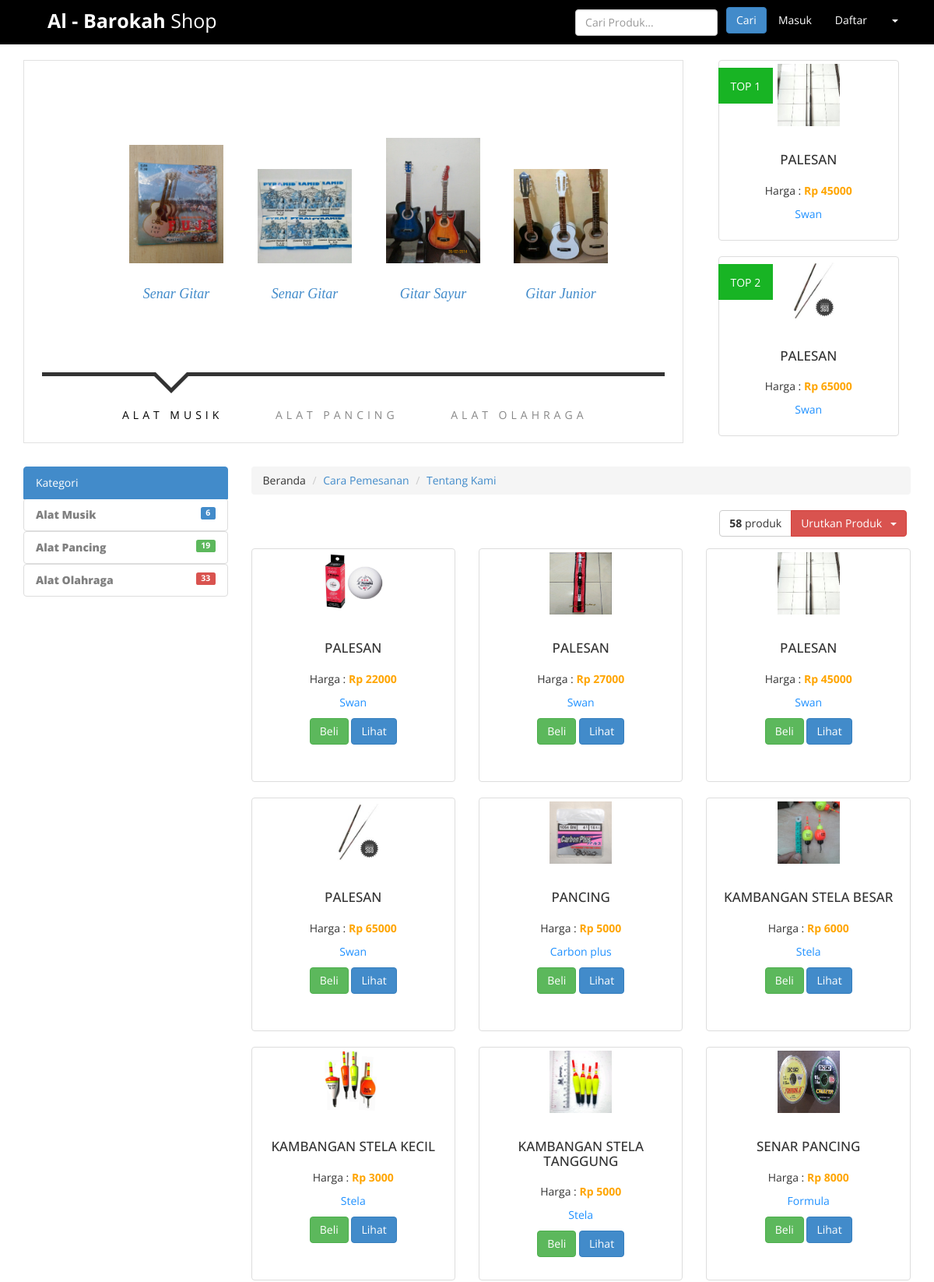
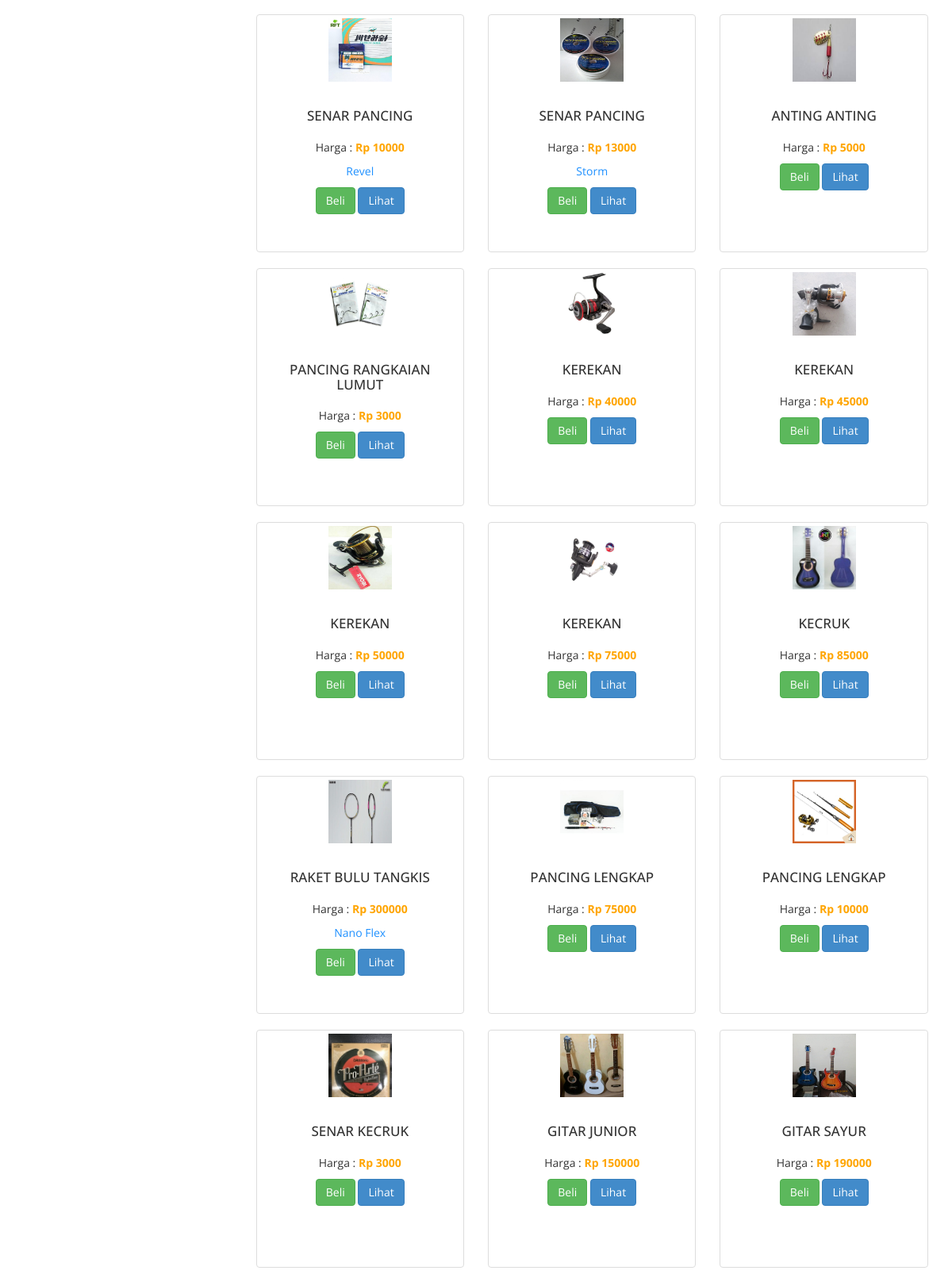
The page / (upper part) on the database its author committed (2 pictures, top to bottom).
### tables this page shows
CREATE TABLE `produk` (
  `id_produk` int(11) NOT NULL,
  `nama_produk` varchar(50) NOT NULL,
  `merek` varchar(30) NOT NULL,
  `ukuran` varchar(10) NOT NULL,
  `harga_produk` int(7) NOT NULL,
  `berat` int(11) NOT NULL,
  `stok_produk` int(5) NOT NULL,
  `kategori` varchar(15) NOT NULL,
  `foto` varchar(100) NOT NULL,
  `terjual` int(11) NOT NULL
);

### application/controllers/Beranda.php (called while the page is built, shortened)
<?php
class Beranda extends CI_Controller {
	public function __construct(){
		$this->load->helper(array('url'));
		$this->load->model('Model_Produk');
		$this->load->model('Model_pelanggan');
	}
	public function index()
	{
			$data = array(
				'data1'=>$this->Model_Produk->get_header_produk_terbaru_alat_musik(),
				'data2'=>$this->Model_Produk->get_header_produk_terbaru_alat_pancing(),
				'data3'=>$this->Model_Produk->get_header_produk_terbaru_alat_olahraga(),
				'data4'=>$this->Model_Produk->get_produk_header_populer());
			$this->load->view('header',$data);
			$data = array(
				'data1'=>$this->Model_Produk->get_jumlah_produk_alat_musik(),
				'data2'=>$this->Model_Produk->get_jumlah_produk_alat_pancing(),
				'data3'=>$this->Model_Produk->get_jumlah_produk_alat_olahraga());
			$this->load->view('sidebar_kiri',$data);
			$data = array(
				'data1'=>$this->Model_Produk->get_jumlah_produk(),
				'data2'=>$this->Model_Produk->get_produk());
			$this->load->view('beranda',$data);
			$this->load->view('footer');
	}
}

### index.php (called while the page is built, shortened)
<?php
require_once BASEPATH.'core/CodeIgniter.php';

### application/models/Model_Produk.php (called while the page is built, shortened)
<?php
class Model_Produk extends CI_Model {
	function get_produk(){
		$query = $this->db->query("SELECT * FROM produk");
		return $query->result();
	}
	function get_jumlah_produk(){
		$query = $this->db->query("SELECT COUNT(*) as total FROM produk");
		return $query->result();
	}
	function get_produk_header_populer(){
		$query = $this->db->query("SELECT * FROM produk ORDER BY terjual DESC LIMIT 1,2");
		return $query->result();
	}
	function get_header_produk_terbaru_alat_musik(){
		$query = $this->db->query("SELECT * FROM produk WHERE kategori='Alat Musik' ORDER BY id_produk DESC LIMIT 0,4");
		return $query->result();
	}
}

### application/views/beranda.php (the view, shortened to what this page needs)
        <div class="col-md-9">
            <div>
                <ol class="breadcrumb">
                    <li>Beranda</li>
                    <li><a href="<?= base_url('beranda/cara_pemesanan');?>">Cara Pemesanan</a></li>
                    <li><a href="<?= base_url('beranda/tentang_kami');?>">Tentang Kami</a></li>
                </ol>
            </div>
            <div class="row">
                <div class="btn-group alg-right-pad">
                    <?php
                    foreach ($data1 as $row):
                    ?>
                    <button type="button" class="btn btn-default"><strong><?= $row->total;?>  </strong>produk</button>
                    <?php
                    endforeach;?>
                    <div class="btn-group">
                        <button type="button" class="btn btn-danger dropdown-toggle" data-toggle="dropdown">
                            Urutkan Produk &nbsp;
  <span class="caret"></span>
                        </button>
                    </div>
                </div>
            </div>
            <div class="row">
                <?php
                foreach ($data2 as $row):
                ?>
                <div class="col-md-4 text-center col-sm-6 col-xs-6">
                    <div class="thumbnail product-box" style="height: 300px;">
                        <img src="<?= base_url('assets/');?>img/images_produk/<?= $row->foto;?>" alt="" style="height:80px; width:80px;"/>
                        <div class="caption">
                            <h3><?= $row->nama_produk;?></h3>
                            <p>Harga : <strong><font color="orange">Rp <?= $row->harga_produk;?></font></strong>  </p>
                            <p><font color="DodgerBlue"><?= $row->merek;?></font></p>
                            <p><a href="<?= base_url('auth');?>" class="btn btn-success" role="button">Beli</a> <a href="<?= base_url('beranda/detail_produk/'.$row->id_produk);?>" class="btn btn-primary" role="button">Lihat</a></p>
                        </div>
                    </div>
                </div>
                <?php $no++;
                endforeach;?>
            </div>
        </div>
    </div>
</div>

### application/views/header.php (shortened to what this page needs)
<!DOCTYPE html>
<html lang="en">
<head>
    <link href="<?= base_url('assets/');?>css/bootstrap.css" rel="stylesheet">
    <link href="<?= base_url('assets/');?>css/font-awesome.min.css" rel="stylesheet" />
    <link href="<?= base_url('assets/');?>ItemSlider/css/main-style.css" rel="stylesheet" />
    <link href="<?= base_url('assets/');?>css/style.css" rel="stylesheet" />
</head>
<body>
    <nav class="navbar navbar-default" role="navigation">
        <div class="container-fluid">
            <div class="navbar-header">
                <a class="navbar-brand" href="<?= base_url('beranda');?>"><strong>Al - Barokah</strong> Shop</a>
            </div>
            <div class="collapse navbar-collapse" id="bs-example-navbar-collapse-1">
                <ul class="nav navbar-nav navbar-right">
                    <li><a href="<?= base_url('auth');?>">Masuk</a></li>
                    <li><a href="<?= base_url('auth/daftar');?>">Daftar</a></li>
                    <li class="dropdown">
                        <a href="#" class="dropdown-toggle" data-toggle="dropdown"> <b class="caret"></b></a>
                    </li>
                </ul>
                <form class="navbar-form navbar-right" role="sea
                <form class="navbar-form navbar-right" role="search" method="post" action="<?= base_url('beranda/pencarian_beranda');?>">
                    <div class="form-group">
                        <input type="text" placeholder="Cari Produk..." class="form-control" name="pencarian" value="">
                    </div>
                    <button type="submit" class="btn btn-primary">Cari</button>
                </form>
            </div>
        </div>
    </nav>
    <div class="container">
        <div class="row">
            <div class="col-md-9">
                <div class="main box-border">
                    <div id="mi-slider" class="mi-slider">
                        <ul>
                            <?php
                            foreach ($data1 as $row):
                            ?>
                            <li><a href="<?= base_url('beranda/detail_produk/'.$row->id_produk);?>">
                                <img src="<?= base_url('assets/');?>img/images_produk/<?= $row->foto;?>" alt="Alat_Musik"><h4><?= $row->nama_produk;?></h4>
                            </a></li>
                            <?php $no++;
                            endforeach;?>
                        </ul>
                        <ul>
                        </ul>
                        <ul>
                        </ul>
                        <nav>
                            <a href="#">Alat Musik</a>
                            <a href="#">Alat Pancing</a>
                            <a href="#">Alat Olahraga</a>
                        </nav>
                    </div>
                </div>
                <br />
            </div>
            <div class="col-md-3 text-center">
                <?php
                $no=1;
                foreach ($data4 as $row):
                ?>
                <div class=" col-md-12 col-sm-6 col-xs-6" >
                    <div class="offer-text">
                        <div class="anic">TOP <?php echo $no;?></div>
                    </div>
                    <a href="<?= base_url('beranda/detail_produk/'.$row->id_produk);?>">
                    <div class="thumbnail product-box">
                        <img src="<?= base_url('assets/');?>img/images_produk/<?= $row->foto;?>" alt="" style="height:80px; width:80px;"/>
                        <div class="caption">
                            <h3><?= $row->nama_produk;?></h3>
                            <p>Harga : <strong><font color="orange">Rp <?= $row->harga_produk;?></font></strong></p>
                            <p><font color="DodgerBlue"><?= $row->merek;?></font></p>
                        </div>
                    </div>
                </a>
                </div>
                <?php $no++;
                endforeach;?>
            </div>
        </div>

### assets/ItemSlider/css/main-style.css (style rules this page uses)
.mi-slider { position: relative; margin-top: 30px; height: 490px; }
.mi-slider ul { list-style-type: none; position: absolute; width: 100%; left: 0; bottom: 140px; overflow: hidden; text-align: center; pointer-events: none; }
.mi-slider ul.mi-current { pointer-events: auto; }
.mi-slider ul li { display: inline-block; padding: 20px; width: 20%; max-width: 300px; -webkit-transform: translateX(600%); transform: translateX(600%); -webkit-transition: opacity 0.2s linear; transition: opacity 0.2s linear; }
.mi-slider ul li a, .mi-slider ul li img { display: block; margin: 0 auto; }
.mi-slider ul li a { outline: none; cursor: pointer; }
.mi-slider ul li img { max-width: 100%; border: none; }
.mi-slider ul li h4 { display: inline-block; font-family: Baskerville, "Baskerville Old Face", "Hoefler Text", Garamond, "Times New Roman", serif; font-style: italic; font-weight: 400; font-size: 18px; padding: 20px 10px 0; }
.mi-slider nav { position: relative; top: 400px; text-align: center; max-width: 800px; margin: 0 auto; border-top: 5px solid #333; }
.mi-slider nav a { display: inline-block; text-transform: uppercase; letter-spacing: 5px; padding: 40px 30px 30px 34px; position: relative; color: #888; outline: none; -webkit-transition: color 0.2s linear; transition: color 0.2s linear; }
.mi-slider nav a:hover, .mi-slider nav a.mi-selected { color: #000; }
.mi-slider nav a.mi-selected:after, .mi-slider nav a.mi-selected:before { content: ''; position: absolute; top: -5px; border: solid transparent; height: 0; width: 0; position: absolute; pointer-events: none; }
.mi-slider nav a.mi-selected:after { border-color: transparent; border-top-color: #fff; border-width: 20px; left: 50%; margin-left: -20px; }
.mi-slider nav a.mi-selected:before { border-color: transparent; border-top-color: #333; border-width: 27px; left: 50%; margin-left: -27px; }
.mi-slider ul:first-child li, .no-js .mi-slider ul li { -webkit-animation: scaleUp 350ms ease-in-out both; animation: scaleUp 350ms ease-in-out both; }
.mi-slider ul:first-child li:first-child { -webkit-animation-delay: 90ms; animation-delay: 90ms; }
.mi-slider ul:first-child li:nth-child(2) { -webkit-animation-delay: 180ms; animation-delay: 180ms; }
.mi-slider ul:first-child li:nth-child(3) { -webkit-animation-delay: 270ms; animation-delay: 270ms; }
.mi-slider ul:first-child li:nth-child(4) { -webkit-animation-delay: 360ms; animation-delay: 360ms; }
.mi-slider { -webkit-touch-callout: none; -webkit-user-select: none; -khtml-user-select: none; -moz-user-select: none; -ms-user-select: none; user-select: none; }

### assets/css/style.css (style rules this page uses)
.text-center { text-align:center; }
h1, h2, h3, h4, h5, h6 { font-family:'Open Sans', sans-serif; }
.alg-right-pad { float:right; padding-right:20px; }
.navbar-brand { font-size: 25px; padding: 15px 80px 15px 60px; }
.navbar-default .navbar-brand { color: #000000; }
.navbar-default { background-color: #000000; border-color: #000000; }
.navbar { border-radius: 0px; }
.navbar-default .navbar-nav > li > a { color: #FFF; }
.navbar-default .navbar-brand { color: #FFFFFF; }
.row { margin-bottom:10px; }
.btn { margin-bottom:5px; }
.box-border { border:1px solid #e1e1e1; }
.mi-slider { margin-top: 0px; }
.offer-text { position: absolute; color: #FFF; padding: 14px 16px 12px 16px; margin-top: 10px; background-color:#18b424; }
h3 { margin: 25px auto 20px; text-align: center; text-transform: uppercase; font-size: 17px; }

### application/views/header.php (style rules this page uses)
.anic { -webkit-animation: fade-in 0.27s linear infinite alternate; -moz-animation: fade-in 0.27s linear infinite alternate; animation: fade-in 0.27s linear infinite alternate; }

### rows shown on the page
produk: foto (picture), nama_produk "Senar Gitar"
produk: foto (picture), nama_produk "Senar Gitar"
produk: foto (picture), nama_produk "Gitar Sayur", nama_produk "GITAR SAYUR", harga_produk "190000"
produk: foto (picture), nama_produk "Gitar Junior", nama_produk "GITAR JUNIOR", harga_produk "150000"
produk: foto (picture), nama_produk "PALESAN", harga_produk "45000", merek "Swan"
produk: foto (picture), nama_produk "PALESAN", harga_produk "65000", merek "Swan"
produk: foto (picture), nama_produk "PALESAN", harga_produk "22000", merek "Swan"
produk: foto (picture), nama_produk "PALESAN", harga_produk "27000", merek "Swan"
produk: foto (picture), nama_produk "PANCING", harga_produk "5000", merek "Carbon plus"
produk: foto (picture), nama_produk "KAMBANGAN STELA BESAR", harga_produk "6000", merek "Stela"
produk: foto (picture), nama_produk "KAMBANGAN STELA KECIL", harga_produk "3000", merek "Stela"
produk: foto (picture), nama_produk "KAMBANGAN STELA TANGGUNG", harga_produk "5000", merek "Stela"
produk: foto (picture), nama_produk "SENAR PANCING", harga_produk "8000", merek "Formula"
produk: foto (picture), nama_produk "SENAR PANCING", harga_produk "10000", merek "Revel"
produk: foto (picture), nama_produk "SENAR PANCING", harga_produk "13000", merek "Storm"
produk: foto (picture), nama_produk "ANTING ANTING", harga_produk "5000"
produk: foto (picture), nama_produk "PANCING RANGKAIAN LUMUT", harga_produk "3000"
produk: foto (picture), nama_produk "KEREKAN", harga_produk "40000"
produk: foto (picture), nama_produk "KEREKAN", harga_produk "45000"
produk: foto (picture), nama_produk "KEREKAN", harga_produk "50000"
produk: foto (picture), nama_produk "KEREKAN", harga_produk "75000"
produk: foto (picture), nama_produk "KECRUK", harga_produk "85000"
produk: foto (picture), nama_produk "RAKET BULU TANGKIS", harga_produk "300000", merek "Nano Flex"
produk: foto (picture), nama_produk "PANCING LENGKAP", harga_produk "75000"
produk: foto (picture), nama_produk "PANCING LENGKAP", harga_produk "10000"
produk: foto (picture), nama_produk "SENAR KECRUK", harga_produk "3000"

### other values the page prints
$row->total "6"
$row->total "19"
$row->total "33"
$row->total "58"
